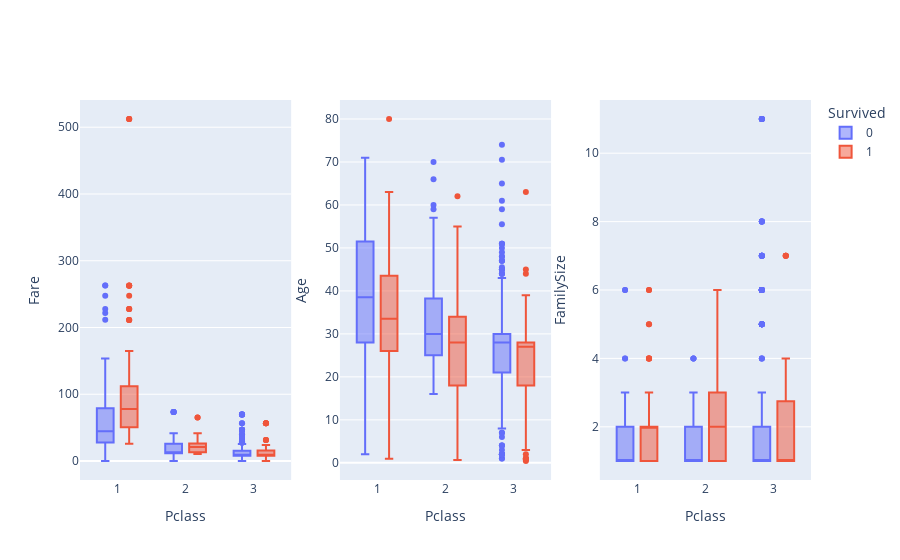

Notebook cell for this chart:
### Code cell
from mc_plot import mc_boxplots_xy
cols = ['Fare', 'Age', 'FamilySize']
mc_boxplots_xy(data_test, cols, 'Survived', 'Pclass')
# px.box(data_frame=data_test, x='Pclass', y='Fare', color='Survived')

### Figure 1 — Plotly figure (JSON) as saved in the notebook; plotly's stock layout.template omitted (floating-point values rounded to 4 significant figures; data arrays with more than 128 entries replaced by an {"elided": "..."} marker saying what was removed)
{"data": [{"alignmentgroup": "True", "hovertemplate": "Survived=0<br>Pclass=%{x}<br>Fare=%{y}<extra></extra>", "legendgroup": "0", "marker": {"color": "#636efa"}, "name": "0", "notched": false, "offsetgroup": "0", "orientation": "v", "showlegend": true, "type": "box", "x": {"elided": "549 int values"}, "x0": " ", "xaxis": "x", "y": {"elided": "549 float values"}, "y0": " ", "yaxis": "y"}, {"alignmentgroup": "True", "hovertemplate": "Survived=1<br>Pclass=%{x}<br>Fare=%{y}<extra></extra>", "legendgroup": "1", "marker": {"color": "#EF553B"}, "name": "1", "notched": false, "offsetgroup": "1", "orientation": "v", "showlegend": true, "type": "box", "x": {"elided": "342 int values"}, "x0": " ", "xaxis": "x", "y": {"elided": "342 float values"}, "y0": " ", "yaxis": "y"}, {"alignmentgroup": "True", "hovertemplate": "Survived=0<br>Pclass=%{x}<br>Age=%{y}<extra></extra>", "legendgroup": "0", "marker": {"color": "#636efa"}, "name": "0", "notched": false, "offsetgroup": "0", "orientation": "v", "showlegend": false, "type": "box", "x": {"elided": "549 int values"}, "x0": " ", "xaxis": "x2", "y": {"elided": "549 float values"}, "y0": " ", "yaxis": "y2"}, {"alignmentgroup": "True", "hovertemplate": "Survived=1<br>Pclass=%{x}<br>Age=%{y}<extra></extra>", "legendgroup": "1", "marker": {"color": "#EF553B"}, "name": "1", "notched": false, "offsetgroup": "1", "orientation": "v", "showlegend": false, "type": "box", "x": {"elided": "342 int values"}, "x0": " ", "xaxis": "x2", "y": {"elided": "342 float values"}, "y0": " ", "yaxis": "y2"}, {"alignmentgroup": "True", "hovertemplate": "Survived=0<br>Pclass=%{x}<br>FamilySize=%{y}<extra></extra>", "legendgroup": "0", "marker": {"color": "#636efa"}, "name": "0", "notched": false, "offsetgroup": "0", "orientation": "v", "showlegend": false, "type": "box", "x": {"elided": "549 int values"}, "x0": " ", "xaxis": "x3", "y": {"elided": "549 int values"}, "y0": " ", "yaxis": "y3"}, {"alignmentgroup": "True", "hovertemplate": "Survived=1<br>Pclass=%{x}<br>FamilySize=%{y}<extra></extra>", "legendgroup": "1", "marker": {"color": "#EF553B"}, "name": "1", "notched": false, "offsetgroup": "1", "orientation": "v", "showlegend": false, "type": "box", "x": {"elided": "342 int values"}, "x0": " ", "xaxis": "x3", "y": {"elided": "342 int values"}, "y0": " ", "yaxis": "y3"}], "layout": {"boxmode": "group", "legend": {"title": {"text": "Survived"}, "tracegroupgap": 0}, "xaxis": {"anchor": "y", "domain": [0, 0.2889], "title": {"text": "Pclass"}}, "xaxis2": {"anchor": "y2", "domain": [0.3556, 0.6444], "title": {"text": "Pclass"}}, "xaxis3": {"anchor": "y3", "domain": [0.7111, 1], "title": {"text": "Pclass"}}, "yaxis": {"anchor": "x", "domain": [0, 1], "title": {"text": "Fare"}}, "yaxis2": {"anchor": "x2", "domain": [0, 1], "title": {"text": "Age"}}, "yaxis3": {"anchor": "x3", "domain": [0, 1], "title": {"text": "FamilySize"}}}}
